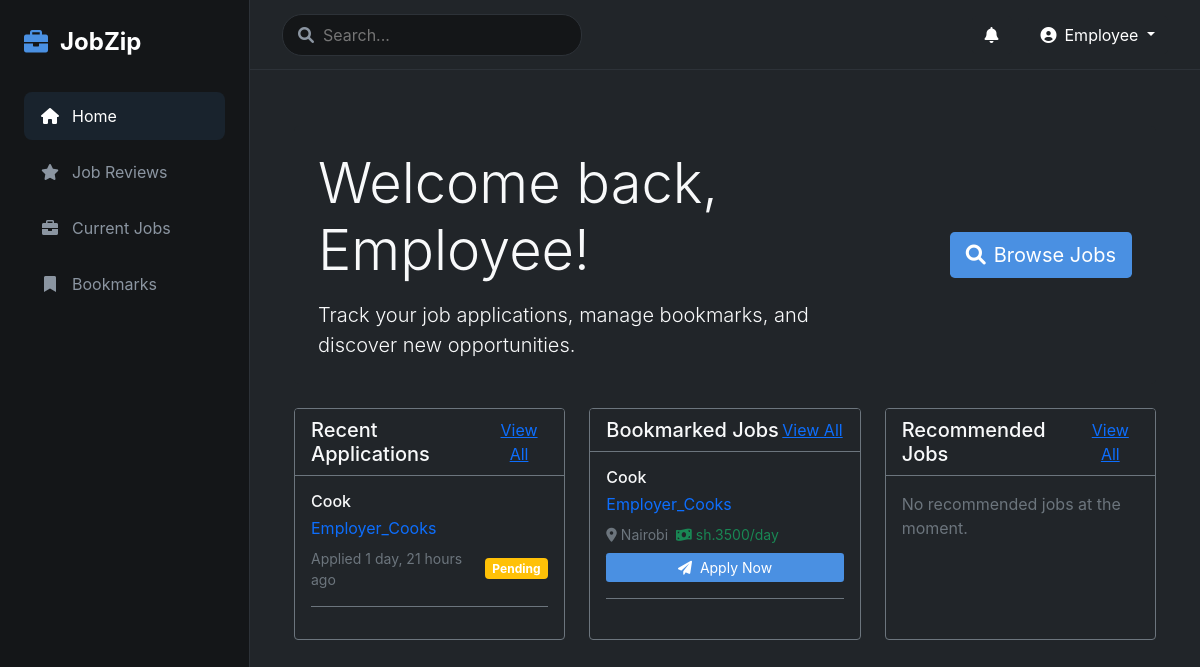
The app's page / (signed in), older data.
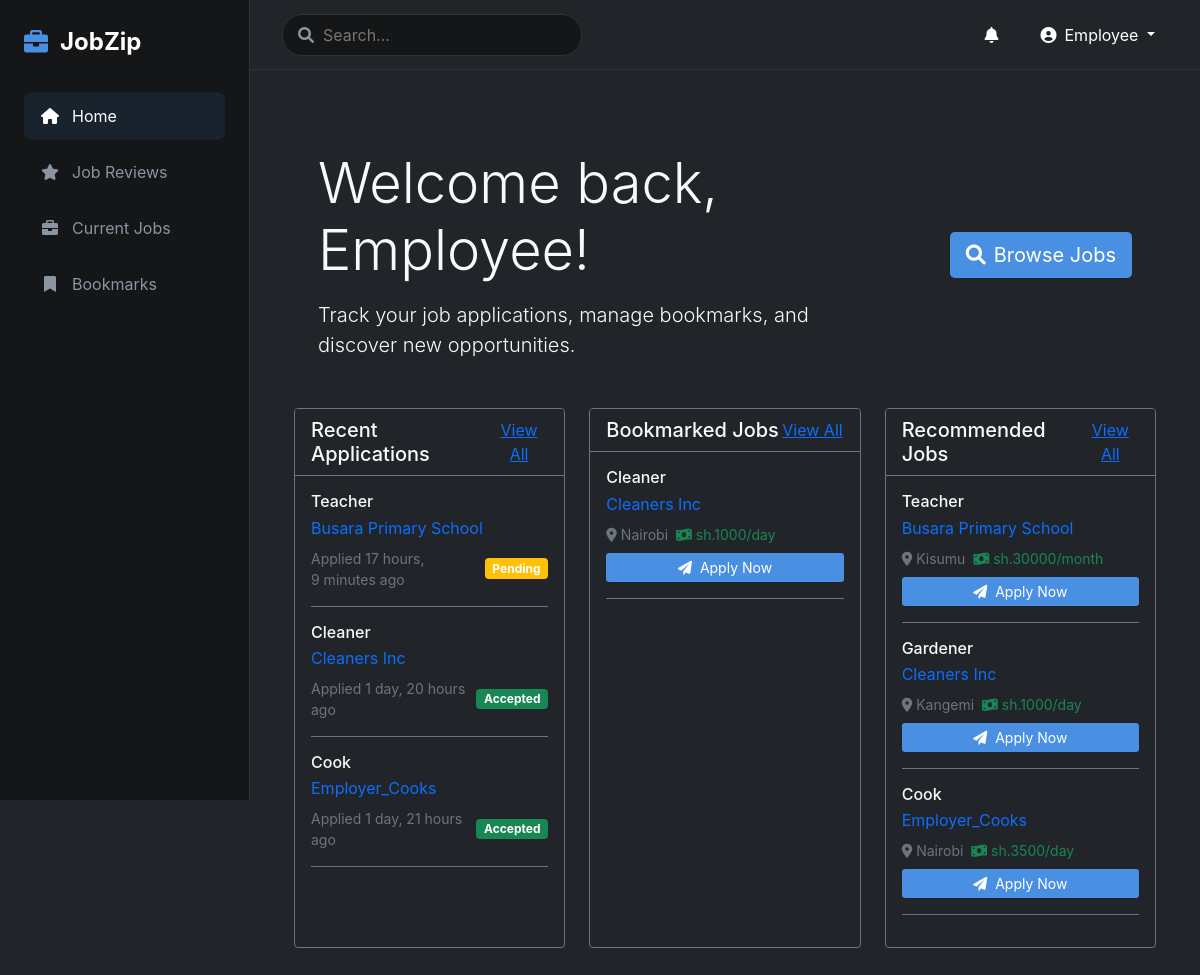
The same page, newer data.
### jobs/models.py (models this page shows, shortened)
class JobApplication(models.Model):
    STATUS_CHOICES = (
        ('pending', 'Pending'),
        ('accepted', 'Accepted'),
        ('rejected', 'Rejected'),
    )
    job = models.ForeignKey(Job, on_delete=models.CASCADE, related_name='applications')
    applicant = models.ForeignKey(User, on_delete=models.CASCADE, related_name='job_applications')
    status = models.CharField(max_length=10, choices=STATUS_CHOICES, default='pending')
    cover_letter = models.TextField(blank=True, null=True)
    resume = models.FileField(upload_to='resumes/', blank=True, null=True)
    applied_at = models.DateTimeField(auto_now_add=True)
    updated_at = models.DateTimeField(auto_now=True)
    class Meta:
        unique_together = ('job', 'applicant')
        ordering = ['-applied_at']

class Job(models.Model):
    STATUS_CHOICES = (
        ('open', 'Open'),
        ('closed', 'Closed'),
    )
    employer = models.ForeignKey(User, on_delete=models.CASCADE, related_name='posted_jobs')
    title = models.CharField(max_length=200)
    description = models.TextField()
    location = models.CharField(max_length=100)
    duration = models.CharField(max_length=50)
    company = models.CharField(max_length=200)
    salary = models.CharField(max_length=100, help_text="e.g., $50,000/year or $25/hour", null=True, blank=True)
    employees_required = models.IntegerField()
    deadline = models.DateTimeField()
    created_at = models.DateTimeField(auto_now_add=True)
    status = models.CharField(max_length=10, choices=STATUS_CHOICES, default='open')
    company_pictures = models.ManyToManyField('CompanyPicture')

### jobs/views.py (the view, shortened to what this page needs)
# urls.py: path('', views.home, name='home'),
@login_required
def home(request):
    if request.user.user_type == 'employee':
        recent_applications = JobApplication.objects.filter(applicant=request.user).order_by('-applied_at')[:5]
        bookmarked_jobs = Job.objects.filter(bookmark__user=request.user).order_by('-created_at')[:5]
        recommended_jobs = Job.objects.filter(status='open').exclude(bookmark__user=request.user).order_by('-created_at')[:5]
        return render(request, 'jobs/employee_home.html', {
            'recent_applications': recent_applications,
            'bookmarked_jobs': bookmarked_jobs,
            'recommended_jobs': recommended_jobs
        })

### jobs/templates/jobs/employee_home.html (shortened to what the changed rows need)
{% extends 'jobs/base.html' %}
{% load static %}
{% block content %}
<div class="container-fluid py-4">
    <div class="bg-dark text-light rounded-3 p-4 mb-4">
        <div class="row align-items-center">
            <div class="col-md-8">
                <h1 class="display-4 mb-3">Welcome back, {{ user.username }}!</h1>
            </div>
        </div>
    </div>
    <div class="row">
        <div class="col-lg-4 mb-4">
            <div class="card bg-dark border-secondary h-100">
                <div class="card-body">
                    {% for application in recent_applications %}
                    <div class="mb-3 pb-3 border-bottom border-secondary {% if forloop.last %}border-0 pb-0 mb-0{% endif %}">
                        <h6 class="mb-1">{{ application.job.title }}</h6>
                        <div class="text-primary mb-2">{{ application.job.company }}</div>
                        <div class="d-flex justify-content-between align-items-center">
                            <small class="text-muted">Applied {{ application.applied_at|timesince }} ago</small>
                            <span class="badge {% if application.status == 'accepted' %}bg-success{% elif application.status == 'rejected' %}bg-danger{% else %}bg-warning{% endif %}">
                                {{ application.status|title }}
                            </span>
                        </div>
                    </div>
                    {% empty %}
                    <p class="text-muted mb-0">You haven't applied to any jobs yet.</p>
                    {% endfor %}
                </div>
            </div>
        </div>
        <div class="col-lg-4 mb-4">
            <div class="card bg-dark border-secondary h-100">
                <div class="card-body">
                    {% for job in bookmarked_jobs %}
                    <div class="mb-3 pb-3 border-bottom border-secondary {% if forloop.last %}border-0 pb-0 mb-0{% endif %}">
                        <div class="d-flex justify-content-between align-items-start">
                            <div>
                                <h6 class="mb-1">{{ job.title }}</h6>
                                <div class="text-primary mb-2">{{ job.company }}</div>
                            </div>
                            <button class="btn btn-link text-warning p-0 bookmark-btn" data-job-id="{{ job.id }}" onclick="toggleBookmark({{ job.id }});">
                            </button>
                        </div>
                        <div class="d-flex flex-wrap gap-2 mb-2">
                            <small class="text-muted">
                                <i class="fas fa-map-marker-alt me-1"></i>{{ job.location }}
                            </small>
                            <small class="text-success">
                                <i class="fas fa-money-bill-wave me-1"></i>{{ job.salary }}
                            </small>
                        </div>
                        <button class="btn btn-primary btn-sm w-100" onclick="applyForJob({{ job.id }});">
                            <i class="fas fa-paper-plane me-2"></i>Apply Now
                        </button>
                    </div>
                    {% empty %}
                    <p class="text-muted mb-0">No bookmarked jobs yet.</p>
                    {% endfor %}
                </div>
            </div>
        </div>
        <div class="col-lg-4 mb-4">
            <div class="card bg-dark border-secondary h-100">
                <div class="card-body">
                    {% for job in recommended_jobs %}
                    <div class="mb-3 pb-3 border-bottom border-secondary {% if forloop.last %}border-0 pb-0 mb-0{% endif %}">
                        <div class="d-flex justify-content-between align-items-start">
                            <div>
                                <h6 class="mb-1">{{ job.title }}</h6>
                                <div class="text-primary mb-2">{{ job.company }}</div>
                            </div>
                            <button class="btn btn-link text-muted p-0 bookmark-btn" data-job-id="{{ job.id }}" onclick="toggleBookmark({{ job.id }});">
                            </button>
                        </div>
                        <div class="d-flex flex-wrap gap-2 mb-2">
                            <small class="text-muted">
                                <i class="fas fa-map-marker-alt me-1"></i>{{ job.location }}
                            </small>
                            <small class="text-success">
                                <i class="fas fa-money-bill-wave me-1"></i>{{ job.salary }}
                            </small>
                        </div>
                        <button class="btn btn-primary btn-sm w-100" onclick="applyForJob({{ job.id }});">
                            <i class="fas fa-paper-plane me-2"></i>Apply Now
                        </button>
                    </div>
                    {% empty %}
                    <p class="text-muted mb-0">No recommended jobs at the moment.</p>
                    {% endfor %}
                </div>
            </div>
        </div>
    </div>
</div>
{% endblock %}

Row changes from the older to the newer data that the page shows:
added JobApplication: job "Teacher", job.company "Busara Primary School", applied_at "17 hours, 9 minutes", status "Pending"
added JobApplication: job "Cleaner", job.company "Cleaners Inc", applied_at "1 day, 20 hours", status "Accepted"
changed JobApplication "1 day, 21 hours": status "Pending" → "Accepted"
added Job: title "Cleaner", company "Cleaners Inc", location "Nairobi", salary "sh.1000/day", shown under "Bookmarked Jobs"
added Job: title "Teacher", company "Busara Primary School", location "Kisumu", salary "sh.30000/month", shown under "Recommended Jobs"
added Job: title "Gardener", company "Cleaners Inc", location "Kangemi", salary "sh.1000/day", shown under "Recommended Jobs"
shown differently, row unchanged: Job "Cook": moves from the list under "Bookmarked Jobs" to the list under "Recommended Jobs"
Text that changed along with them:
text no longer shown: "No recommended jobs at the moment."
